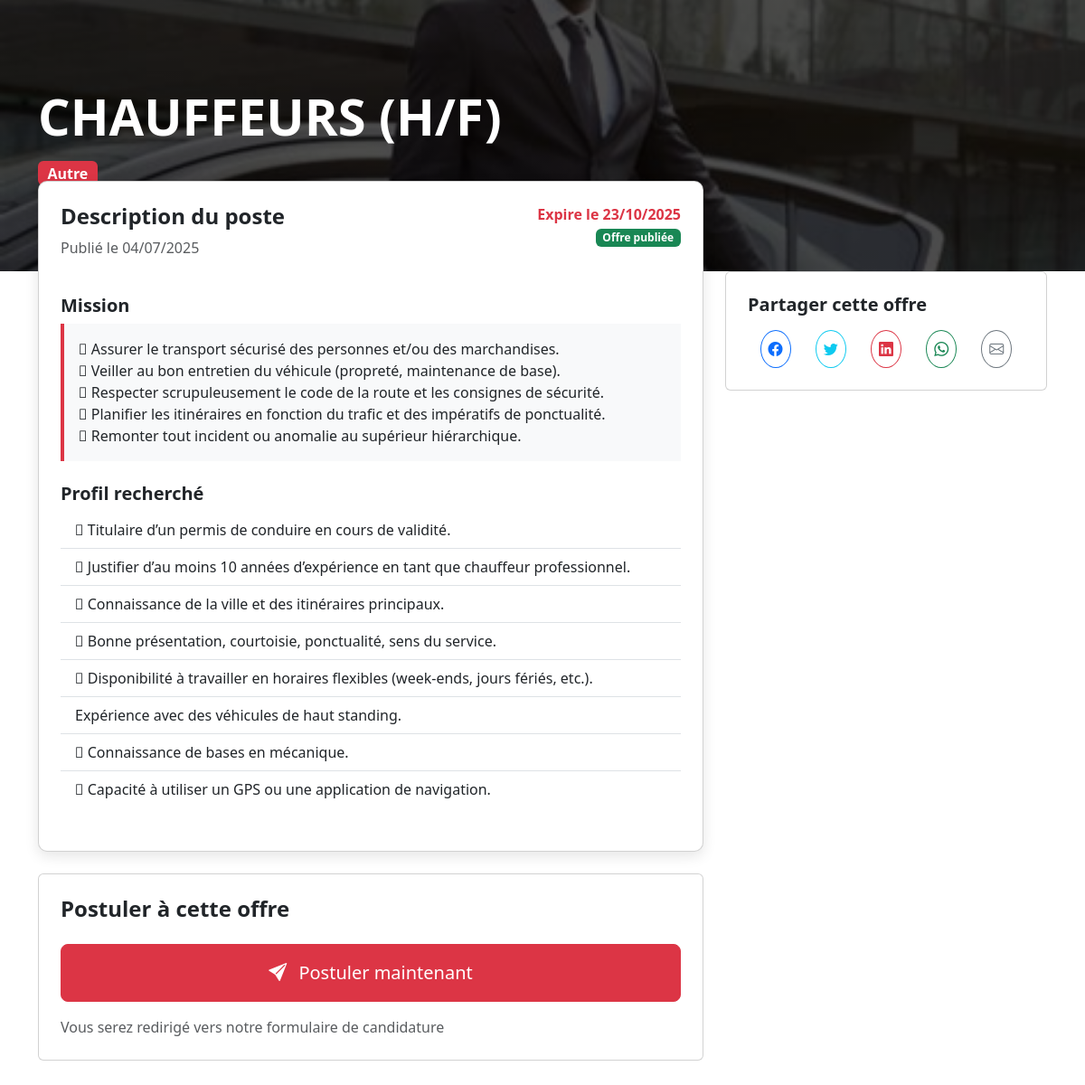
The app's page /job_details.php?id=9 with its own data.
### tables this page shows
CREATE TABLE IF NOT EXISTS `jobs` (
  `id` int NOT NULL AUTO_INCREMENT,
  `title` varchar(100) NOT NULL,
  `description` text NOT NULL,
  `requirements` text NOT NULL,
  `expiry_date` date NOT NULL,
  `category` varchar(50) NOT NULL,
  `image_path` varchar(255) DEFAULT NULL,
  `published` tinyint(1) DEFAULT '0',
  `created_at` timestamp NULL DEFAULT CURRENT_TIMESTAMP,
  `updated_at` timestamp NULL DEFAULT CURRENT_TIMESTAMP ON UPDATE CURRENT_TIMESTAMP,
  PRIMARY KEY (`id`)
);

### job_details.php (the view, shortened to what this page needs)
<?php
require_once 'includes/config.php';
$jobId = (int)$_GET['id'];
$stmt = $pdo->prepare("SELECT * FROM jobs WHERE id = ?");
$stmt->execute([$jobId]);
$job = $stmt->fetch(PDO::FETCH_ASSOC);
?>
<!DOCTYPE html>
<html lang="fr">
<head>
    <link href="https://cdn.jsdelivr.net/npm/bootstrap@5.3.0/dist/css/bootstrap.min.css" rel="stylesheet">
    <link rel="stylesheet" href="https://cdn.jsdelivr.net/npm/bootstrap-icons@1.10.0/font/bootstrap-icons.css">
</head>
<body>
    <div class="job-header text-white d-flex align-items-center">
        <div class="container py-5">
            <div class="row">
                <div class="col-lg-8">
                    <h1 class="display-4 fw-bold"><?= htmlspecialchars($job['title']) ?></h1>
                    <div class="d-flex align-items-center mt-3">
                        <span class="badge bg-danger fs-6 me-3"><?= htmlspecialchars($job['category']) ?></span>
                    </div>
                </div>
            </div>
        </div>
    </div>
    <div class="container mb-5">
        <div class="row">
            <div class="col-lg-8">
                <div class="card job-details-card mb-4">
                    <div class="card-body p-4">
                        <div class="d-flex justify-content-between align-items-start mb-4">
                            <div>
                                <h2 class="h4 fw-bold">Description du poste</h2>
                                <p class="text-muted">Publié le <?= date('d/m/Y', strtotime($job['created_at'])) ?></p>
                            </div>
                            <div class="text-end">
                                <span class="d-block fw-bold text-danger">Expire le <?= date('d/m/Y', strtotime($job['expiry_date'])) ?></span>
                                <span class="badge <?= $job['published'] ? 'bg-success' : 'bg-secondary' ?>">
                                    <?= $job['published'] ? 'Offre publiée' : 'Offre non publiée' ?>
                                </span>
                            </div>
                        </div>
                        <div class="mb-4">
                            <h3 class="h5 fw-bold">Mission</h3>
                            <div class="highlight-box p-3">
                                <?= nl2br(htmlspecialchars($job['description'])) ?>
                            </div>
                        </div>
                        <?php if (!empty($job['requirements'])): ?>
                        <div class="mb-4">
                            <h3 class="h5 fw-bold">Profil recherché</h3>
                            <ul class="list-group list-group-flush">
                                <?php $requirements = explode("\n", $job['requirements']); ?>
                                <?php foreach ($requirements as $req): ?>
                                    <?php if (trim($req)): ?>
                                        <li class="list-group-item"><?= htmlspecialchars(trim($req)) ?></li>
                                    <?php endif; ?>
                                <?php endforeach; ?>
                            </ul>
                        </div>
                        <?php endif; ?>
                    </div>
                </div>
                <div class="card mb-4">
                    <div class="card-body p-4">
                        <h2 class="h4 fw-bold mb-4">Postuler à cette offre</h2>
                        <a href="apply.php?job_id=<?= $job['id'] ?>" class="btn btn-danger btn-lg w-100 py-3">
                            <i class="bi bi-send-fill me-2"></i> Postuler maintenant
                        </a>
                        <p class="text-muted mt-3 mb-0">Vous serez redirigé vers notre formulaire de candidature</p>
                    </div>
                </div>
            </div>
            <div class="col-lg-4">
                <div class="card mb-4">
                    <div class="card-body p-4">
                        <h3 class="h5 fw-bold mb-3">Partager cette offre</h3>
                        <div class="d-flex justify-content-around">
                            <a href="#" class="btn btn-outline-primary rounded-circle p-2">
                                <i class="bi bi-facebook"></i>
                            </a>
                            <a href="#" class="btn btn-outline-info rounded-circle p-2">
                                <i class="bi bi-twitter"></i>
                            </a>
                            <a href="#" class="btn btn-outline-danger rounded-circle p-2">
                                <i class="bi bi-linkedin"></i>
                            </a>
                            <a href="#" class="btn btn-outline-success rounded-circle p-2">
                                <i class="bi bi-whatsapp"></i>
                            </a>
                            <a href="#" class="btn btn-outline-secondary rounded-circle p-2">
                                <i class="bi bi-envelope"></i>
                            </a>
                        </div>
                    </div>
                </div>
            </div>
        </div>
    </div>
</body>
</html>

### records on screen
jobs: title "CHAUFFEURS (H/F)", category "Autre", created_at "04/07/2025", expiry_date "23/10/2025", description " Assurer le transport sécurisé des personnes et/ou des marchandises.  Veiller au bon entretien du véhicule (propreté, maintenance de base).  Respecter scrupuleusement le code de la route et les consignes de sécurité.  Planifier les itinéraires en fonction du trafic et des impératifs de ponctualité.  Remonter tout incident ou anomalie au supérieur hiérarchique.", requirements " Titulaire d’un permis de conduire en cours de validité.", requirements " Justifier d’au moins 10 années d’expérience en tant que chauffeur professionnel.", requirements " Connaissance de la ville et des itinéraires principaux.", requirements " Bonne présentation, courtoisie, ponctualité, sens du service.", requirements " Disponibilité à travailler en horaires flexibles (week-ends, jours fériés, etc.).", requirements "Expérience avec des véhicules de haut standing.", requirements " Connaissance de bases en mécanique.", requirements " Capacité à utiliser un GPS ou une application de navigation."
